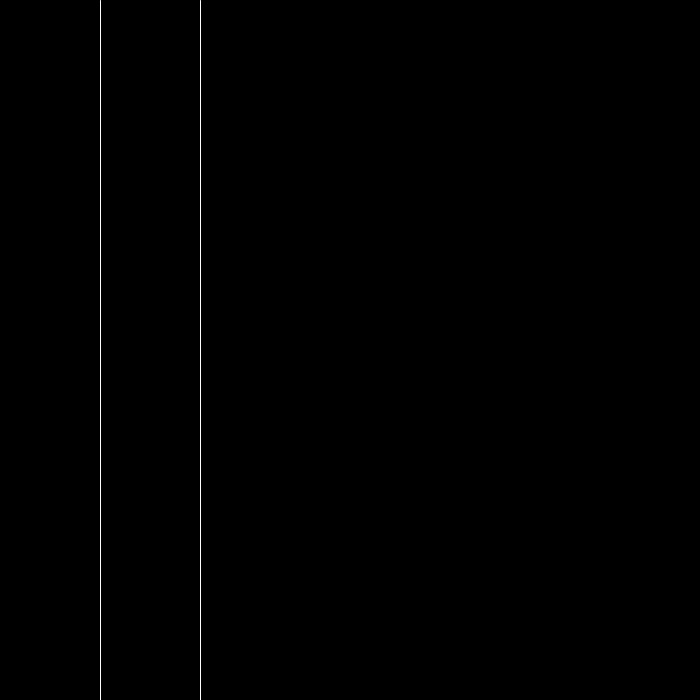
Frame 1 (no input)
Frame 60 (the mouse pressed at the canvas centre just before this capture): identical to frame 1, image omitted
Frame 120 (the mouse held since frame 60 and released just before this capture): identical to frame 1, image omitted

The Processing sketch that drew this single still picture (run headless with seeded random() and noise(); from frame 60 on, the mouse is pressed at the canvas centre):

// Processing sketch: logical_operators_AND_NOT_OR_5_2
// ── logical_operators_AND_NOT_OR_5_2.pde
//5.2 logical operators: AND, OR
//some logical operators:
//AND &&
//OR ||
//AND and OR are an example of what we're talking about when we're talking about logical operators.
//They let us say thigs like "If I'm hungry AND it's evening, then do this"
//They allow us to join two boolean expressions
//NOT ! 
//is also a logical operator. It does the inverse (exact opposite) of whatever is contained in parenthesis
//for example:
// if (!(x>10)){do this} //if x is NOT greater than 10 do this

//In processing to say AND we use &&, and to say OR we use ||
//for example
//if(!()&&()){                    the conditional statement needs to be inside one pair of parenthesis, so we use a pair of parenthesis to contain the 2 conditional statements
//blah bah blah
//}

void setup(){
  size(700, 700);
  }

void draw(){
  background(0);

  //if ((mouseX>100) && (mouseX<200)){    This is an example of the AND && logical operator
  //if((mouseX<100)||(mouseX>200)){   This is an example of the OR || logical operator
  if(!((mouseX<100)||(mouseX>200))){    //This is an example of the NOT !() logical operator and the OR logical operator used concurrently. In this example ! is used to do the inverse of what is contained in parenthesis.
    background(255,00,00);
  }

  stroke(255);
  line(100,0,100,height);
  line(200,0,200,height);
}
